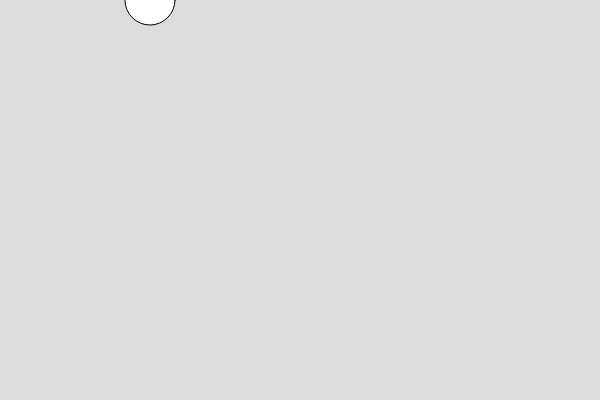
Frame 1 (no input)
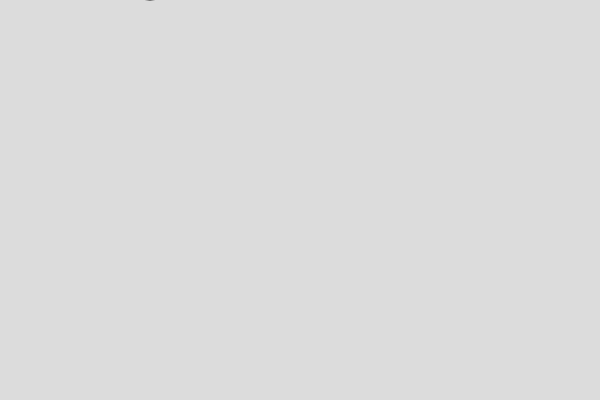
Frame 60 (no input)
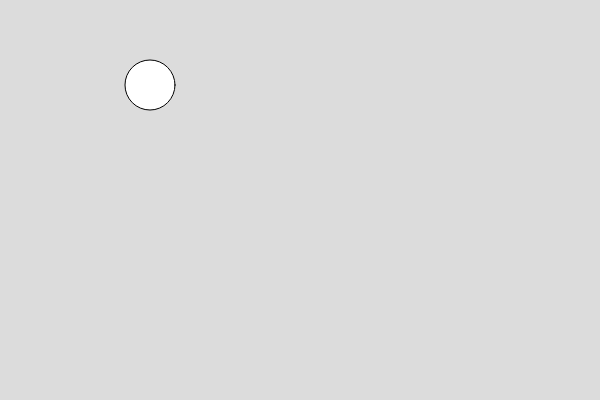
Frame 120 (the mouse pressed at the canvas centre since frame 60)

The p5.js sketch that drew these frames (run headless with seeded random() and noise() and a simulated clock; from frame 60 on, the mouse is pressed at the canvas centre):

// p5.js sketch
// ── sketch.js

let x = 0;
let hastighed = 3
let radius = 50
function setup() {
  createCanvas(600, 400);

}


function draw() {
  background(220);
  circle (150,x,radius);
// her sker det at den første if får vores x koordinat
// til at være -3 når vores x større en bredden
// den anden if siger nu hvor x mindre end 0
// så skal vores x være større end vores x værdig
// - radius/2 gør det at den rammer kenten med uderside

  //vandret HUSK AT BYT X OG 150 RUNDT
// if (x > width - radius/2){
//hastighed = -3;
//}
//if (x < 0 + radius/2){
//hastighed = 3;
//}

//__________________________________________
  if (x < length + radius/2){
    hastighed = 5;
    }
    if (x > mouseY - radius/2){
    hastighed = -5;
    }

 //  if (x > width || x < 0) {
  //   hastighed = hastighed * -1.1; }
  
  x = x + hastighed;   

}
  


   
   
